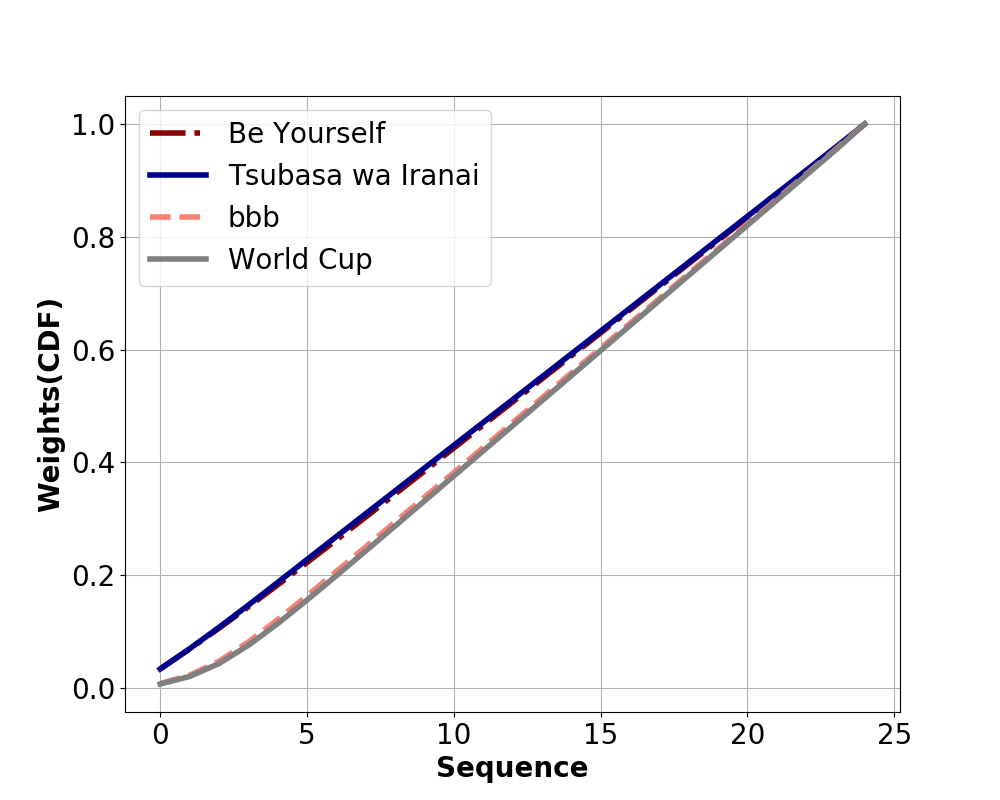

The script that saved this image:
import os
import numpy as np
from matplotlib import pyplot as plt
import matplotlib
from matplotlib.pyplot import plot, savefig
import sys

DIR = sys.argv[1]
def tocdf(y):
    dx = .01

    # Normalize the data to a proper PDF
    y_ = y / (dx*y).sum()

    # Compute the CDF
    return np.cumsum(y_*dx)


def filter(x, y, z=500):
    x = np.array(x)
    y = np.array(y)
    _x, _y = [], []
    for p in range(z, len(y) - z):
        _x.append(x[p])
        _y.append(np.mean(y[p - z:p + z]))
    return np.array(_x), np.array(_y)


def exponential_moving_average(x, data, alpha=0.993):
    _tmp = []
    data *= 5.0 / 4.0
    _val = data[0]
    for p in data:
        _val = p * (1.0 - alpha) + _val * alpha
        _tmp.append(_val)
    return x, np.array(_tmp)


def readarray(_filename):
    _handle = open(DIR + '/' + _filename, 'r')
    x = []
    for lines in _handle:
        x.append(float(lines))
    return np.array(x)


LW = 4
plt.rcParams['axes.labelsize'] = 20
plt.rcParams['axes.labelweight'] = 'bold'
font = {'size': 20}
matplotlib.rc('font', **font)
plt.figure()

fig, ax = plt.subplots(figsize=(10, 8), dpi=100)
from matplotlib import ticker
#formatter = ticker.ScalarFormatter(useMathText=True)
# formatter.set_scientific(True)
#formatter.set_powerlimits((-1, 1))
# ax.xaxis.set_major_formatter(formatter)
ax.set_ylabel('Weights')
ax.set_xlabel('Sequence')
ax.grid(True)
#plt.ylim((0.0, 0.05))
#plt.xlim(0.0, 25.0)

_range = []
index = 0
_plot_array = ['-.', '', '--', '-', '+']
_plot_color = ['darkred', 'darkblue', 'salmon', 'gray', 'darkgreen']
for p in os.listdir(DIR):
    _attention = p.split('.')
    _x = tocdf(readarray(p))
    ax.plot(_x, _plot_array[index], color=_plot_color[index],
            label=_attention[0], lw=LW)
    index += 1

ax.legend()
savefig(DIR + '_cdf.png')
